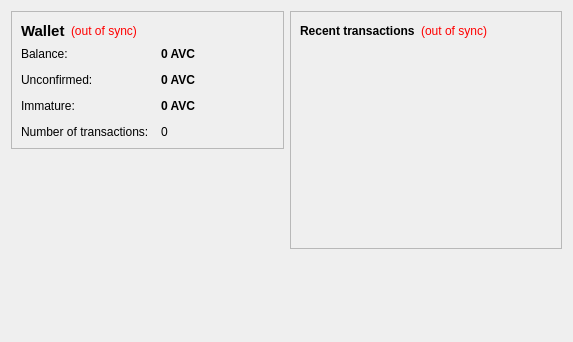
<?xml version="1.0" encoding="UTF-8"?>
<ui version="4.0">
 <class>OverviewPage</class>
 <widget class="QWidget" name="OverviewPage">
  <property name="geometry">
   <rect>
    <x>0</x>
    <y>0</y>
    <width>573</width>
    <height>342</height>
   </rect>
  </property>
  <property name="windowTitle">
   <string>Form</string>
  </property>
  <layout class="QHBoxLayout" name="horizontalLayout" stretch="1,1">
   <item>
    <layout class="QVBoxLayout" name="verticalLayout_2">
     <item>
      <widget class="QFrame" name="frame">
       <property name="frameShape">
        <enum>QFrame::StyledPanel</enum>
       </property>
       <property name="frameShadow">
        <enum>QFrame::Raised</enum>
       </property>
       <layout class="QVBoxLayout" name="verticalLayout_4">
        <item>
         <layout class="QHBoxLayout" name="horizontalLayout_4">
          <item>
           <widget class="QLabel" name="label_5">
            <property name="font">
             <font>
              <pointsize>11</pointsize>
              <weight>75</weight>
              <bold>true</bold>
             </font>
            </property>
            <property name="text">
             <string>Wallet</string>
            </property>
           </widget>
          </item>
          <item>
           <widget class="QLabel" name="labelWalletStatus">
            <property name="toolTip">
             <string>The displayed information may be out of date. Your wallet automatically synchronizes with the AvaCoin network after a connection is established, but this process has not completed yet.</string>
            </property>
            <property name="styleSheet">
             <string notr="true">QLabel { color: red; }</string>
            </property>
            <property name="text">
             <string notr="true">(out of sync)</string>
            </property>
            <property name="alignment">
             <set>Qt::AlignLeading|Qt::AlignLeft|Qt::AlignVCenter</set>
            </property>
           </widget>
          </item>
          <item>
           <spacer name="horizontalSpacer_2">
            <property name="orientation">
             <enum>Qt::Horizontal</enum>
            </property>
            <property name="sizeHint" stdset="0">
             <size>
              <width>40</width>
              <height>20</height>
             </size>
            </property>
           </spacer>
          </item>
         </layout>
        </item>
        <item>
         <layout class="QFormLayout" name="formLayout_2">
          <property name="fieldGrowthPolicy">
           <enum>QFormLayout::AllNonFixedFieldsGrow</enum>
          </property>
          <property name="horizontalSpacing">
           <number>12</number>
          </property>
          <property name="verticalSpacing">
           <number>12</number>
          </property>
          <item row="0" column="0">
           <widget class="QLabel" name="label">
            <property name="text">
             <string>Balance:</string>
            </property>
           </widget>
          </item>
          <item row="0" column="1">
           <widget class="QLabel" name="labelBalance">
            <property name="font">
             <font>
              <weight>75</weight>
              <bold>true</bold>
             </font>
            </property>
            <property name="cursor">
             <cursorShape>IBeamCursor</cursorShape>
            </property>
            <property name="toolTip">
             <string>Your current balance</string>
            </property>
            <property name="text">
             <string notr="true">0 AVC</string>
            </property>
            <property name="textInteractionFlags">
             <set>Qt::LinksAccessibleByMouse|Qt::TextSelectableByKeyboard|Qt::TextSelectableByMouse</set>
            </property>
           </widget>
          </item>
          <item row="1" column="0">
           <widget class="QLabel" name="label_3">
            <property name="text">
             <string>Unconfirmed:</string>
            </property>
           </widget>
          </item>
          <item row="1" column="1">
           <widget class="QLabel" name="labelUnconfirmed">
            <property name="font">
             <font>
              <weight>75</weight>
              <bold>true</bold>
             </font>
            </property>
            <property name="cursor">
             <cursorShape>IBeamCursor</cursorShape>
            </property>
            <property name="toolTip">
             <string>Total of transactions that have yet to be confirmed, and do not yet count toward the current balance</string>
            </property>
            <property name="text">
             <string notr="true">0 AVC</string>
            </property>
            <property name="textInteractionFlags">
             <set>Qt::LinksAccessibleByMouse|Qt::TextSelectableByKeyboard|Qt::TextSelectableByMouse</set>
            </property>
           </widget>
          </item>
          <item row="3" column="0">
           <widget class="QLabel" name="label_2">
            <property name="text">
             <string>Number of transactions:</string>
            </property>
           </widget>
          </item>
          <item row="3" column="1">
           <widget class="QLabel" name="labelNumTransactions">
            <property name="toolTip">
             <string>Total number of transactions in wallet</string>
            </property>
            <property name="text">
             <string notr="true">0</string>
            </property>
           </widget>
          </item>
          <item row="2" column="0">
           <widget class="QLabel" name="labelImmatureText">
            <property name="text">
             <string>Immature:</string>
            </property>
           </widget>
          </item>
          <item row="2" column="1">
           <widget class="QLabel" name="labelImmature">
            <property name="font">
             <font>
              <weight>75</weight>
              <bold>true</bold>
             </font>
            </property>
            <property name="toolTip">
             <string>Mined balance that has not yet matured</string>
            </property>
            <property name="text">
             <string notr="true">0 AVC</string>
            </property>
            <property name="textInteractionFlags">
             <set>Qt::LinksAccessibleByMouse|Qt::TextSelectableByKeyboard|Qt::TextSelectableByMouse</set>
            </property>
           </widget>
          </item>
         </layout>
        </item>
       </layout>
      </widget>
     </item>
     <item>
      <spacer name="verticalSpacer">
       <property name="orientation">
        <enum>Qt::Vertical</enum>
       </property>
       <property name="sizeHint" stdset="0">
        <size>
         <width>20</width>
         <height>40</height>
        </size>
       </property>
      </spacer>
     </item>
    </layout>
   </item>
   <item>
    <layout class="QVBoxLayout" name="verticalLayout_3">
     <item>
      <widget class="QFrame" name="frame_2">
       <property name="frameShape">
        <enum>QFrame::StyledPanel</enum>
       </property>
       <property name="frameShadow">
        <enum>QFrame::Raised</enum>
       </property>
       <layout class="QVBoxLayout" name="verticalLayout">
        <item>
         <layout class="QHBoxLayout" name="horizontalLayout_2">
          <item>
           <widget class="QLabel" name="label_4">
            <property name="text">
             <string>&lt;b&gt;Recent transactions&lt;/b&gt;</string>
            </property>
           </widget>
          </item>
          <item>
           <widget class="QLabel" name="labelTransactionsStatus">
            <property name="toolTip">
             <string>The displayed information may be out of date. Your wallet automatically synchronizes with the AvaCoin network after a connection is established, but this process has not completed yet.</string>
            </property>
            <property name="styleSheet">
             <string notr="true">QLabel { color: red; }</string>
            </property>
            <property name="text">
             <string notr="true">(out of sync)</string>
            </property>
            <property name="alignment">
             <set>Qt::AlignRight|Qt::AlignTrailing|Qt::AlignVCenter</set>
            </property>
           </widget>
          </item>
          <item>
           <spacer name="horizontalSpacer">
            <property name="orientation">
             <enum>Qt::Horizontal</enum>
            </property>
            <property name="sizeHint" stdset="0">
             <size>
              <width>40</width>
              <height>20</height>
             </size>
            </property>
           </spacer>
          </item>
         </layout>
        </item>
        <item>
         <widget class="QListView" name="listTransactions">
          <property name="styleSheet">
           <string notr="true">QListView { background: transparent; }</string>
          </property>
          <property name="frameShape">
           <enum>QFrame::NoFrame</enum>
          </property>
          <property name="verticalScrollBarPolicy">
           <enum>Qt::ScrollBarAlwaysOff</enum>
          </property>
          <property name="horizontalScrollBarPolicy">
           <enum>Qt::ScrollBarAlwaysOff</enum>
          </property>
          <property name="selectionMode">
           <enum>QAbstractItemView::NoSelection</enum>
          </property>
         </widget>
        </item>
       </layout>
      </widget>
     </item>
     <item>
      <spacer name="verticalSpacer_2">
       <property name="orientation">
        <enum>Qt::Vertical</enum>
       </property>
       <property name="sizeHint" stdset="0">
        <size>
         <width>20</width>
         <height>40</height>
        </size>
       </property>
      </spacer>
     </item>
    </layout>
   </item>
  </layout>
 </widget>
 <resources/>
 <connections/>
</ui>
